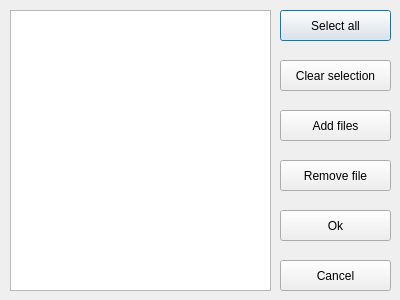
<?xml version="1.0" encoding="UTF-8"?>
<ui version="4.0">
 <class>Dialog</class>
 <widget class="QDialog" name="Dialog">
  <property name="geometry">
   <rect>
    <x>0</x>
    <y>0</y>
    <width>400</width>
    <height>300</height>
   </rect>
  </property>
  <property name="windowTitle">
   <string>Dialog</string>
  </property>
  <widget class="QPushButton" name="pushButton">
   <property name="geometry">
    <rect>
     <x>280</x>
     <y>10</y>
     <width>111</width>
     <height>31</height>
    </rect>
   </property>
   <property name="text">
    <string>Select all</string>
   </property>
  </widget>
  <widget class="QPushButton" name="pushButton_2">
   <property name="geometry">
    <rect>
     <x>280</x>
     <y>60</y>
     <width>111</width>
     <height>31</height>
    </rect>
   </property>
   <property name="text">
    <string>Clear selection</string>
   </property>
  </widget>
  <widget class="QPushButton" name="pushButton_3">
   <property name="geometry">
    <rect>
     <x>280</x>
     <y>110</y>
     <width>111</width>
     <height>31</height>
    </rect>
   </property>
   <property name="text">
    <string>Add files</string>
   </property>
  </widget>
  <widget class="QPushButton" name="pushButton_4">
   <property name="geometry">
    <rect>
     <x>280</x>
     <y>210</y>
     <width>111</width>
     <height>31</height>
    </rect>
   </property>
   <property name="text">
    <string>Ok</string>
   </property>
  </widget>
  <widget class="QPushButton" name="pushButton_5">
   <property name="geometry">
    <rect>
     <x>280</x>
     <y>260</y>
     <width>111</width>
     <height>31</height>
    </rect>
   </property>
   <property name="text">
    <string>Cancel</string>
   </property>
  </widget>
  <widget class="QListWidget" name="listWidget">
   <property name="geometry">
    <rect>
     <x>10</x>
     <y>10</y>
     <width>261</width>
     <height>281</height>
    </rect>
   </property>
  </widget>
  <widget class="QPushButton" name="pushButton_6">
   <property name="geometry">
    <rect>
     <x>280</x>
     <y>160</y>
     <width>111</width>
     <height>31</height>
    </rect>
   </property>
   <property name="text">
    <string>Remove file</string>
   </property>
  </widget>
 </widget>
 <resources/>
 <connections/>
</ui>
